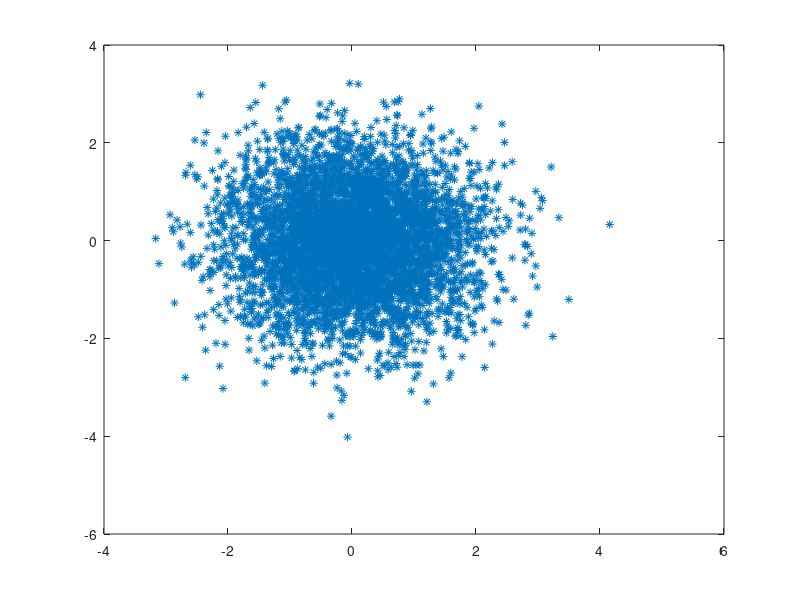

MATLAB code to generate this figure:
clear all, close all;

N=5000;
x1 = randn(1,N);
x2 = randn(1,N);
figure(1)
plot(x1,x2,'*');
% pas de correlation
corr2(x1,x2)